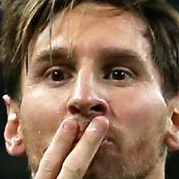
#> input picture Celebrity_Detector/data/lionel_messi/lionel_messi1.png, 179 x 179 px
$ jupyter execute --allow-errors model.ipynb   (shell and % lines are left out)
#> lines starting #> are read from the running program, lines starting #| are printed output that depends on the picture
[cell 1]
import numpy as np
import pywt
import cv2
import matplotlib
from matplotlib import pyplot as plt

def w2d(img, mode='haar', level=1):
    imArray = img
    #Datatype conversions
    #convert to grayscale
    imArray = cv2.cvtColor( imArray,cv2.COLOR_RGB2GRAY )
    #convert to float
    imArray =  np.float32(imArray)
    imArray /= 255
    # compute coefficients
    coeffs=pywt.wavedec2(imArray, mode, level=level)

    #Process Coefficients
    coeffs_H=list(coeffs)
    coeffs_H[0] *= 0;

    # reconstruction
    imArray_H=pywt.waverec2(coeffs_H, mode);
    imArray_H *= 255
    imArray_H =  np.uint8(imArray_H)

    return imArray_H

[cell 2]
roi_color = cv2.imread('./data/lionel_messi/lionel_messi1.png')
#> roi_color is the input picture: shape (179, 179, 3); mean B, G, R 87, 109.2, 138.2
cropped_img = np.array(roi_color)
cropped_img.shape
#> Out = (179, 179, 3)

[cell 3]
im_har = w2d(cropped_img,'db1',5)
#> in w2d, `imArray = cv2.cvtColor( imArray,cv2.COLOR_RGB2GRAY )`:
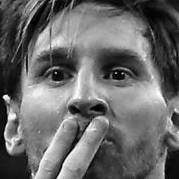
#> imArray: shape (179, 179); min 0, max 253, mean 105.9
#> in w2d, `coeffs=pywt.wavedec2(imArray, mode, level=level)`: coeffs = 6 items
#> in w2d, `imArray_H=pywt.waverec2(coeffs_H, mode);`:
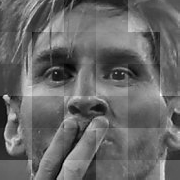
#> imArray_H: shape (180, 180) float32; min -0.564, max 0.815, mean 0.00176; drawn with min black and max white
#> in w2d, `imArray_H =  np.uint8(imArray_H)`:
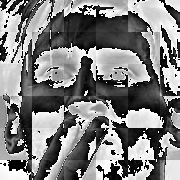
#> imArray_H: shape (180, 180); min 0, max 255, mean 127.1
plt.imshow(im_har, cmap='gray')

[cell 4]
import os

[cell 5]
celebrity_file_names_dict = {}
cropped_image_dirs = {"lionel_messi", "maria_sharapova", "roger_federer", "serena_williams", "virat_kohli"}
#> (the rest of this cell did not finish here and is left out)

[cell 6]
class_dict = {}
count = 0
for celebrity_name in celebrity_file_names_dict.keys():
    class_dict[celebrity_name] = count
    count = count + 1
class_dict

[cell 7]
X, y = [], []
for celebrity_name, training_files in celebrity_file_names_dict.items():
    for training_image in training_files:
        img = cv2.imread(training_image)
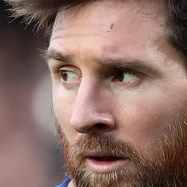
#> input picture Celebrity_Detector/data/lionel_messi/lionel_messi10.png, 187 x 187 px
#> img is the input picture: shape (187, 187, 3); mean B, G, R 101.8, 110.7, 139.3
        scalled_raw_img = cv2.resize(img, (32, 32))
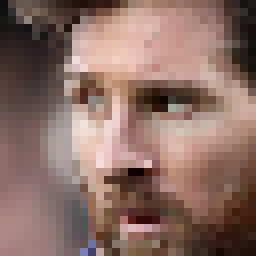
#> scalled_raw_img: shape (32, 32, 3) (shown 8 times larger); mean B, G, R 101.3, 110.1, 138.7
        img_har = w2d(img,'db1',5)
#> call 2 of w2d, with mode = 'db1', level = 5
#> in w2d (call 2), `imArray = cv2.cvtColor( imArray,cv2.COLOR_RGB2GRAY )`:
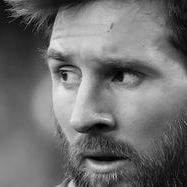
#> imArray: shape (187, 187); min 0, max 233, mean 111.3
#> in w2d (call 2), `imArray_H=pywt.waverec2(coeffs_H, mode);`:
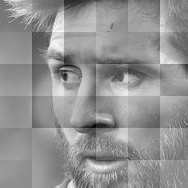
#> imArray_H: shape (188, 188) float32; min -0.674, max 0.503, mean 0.002; drawn with min black and max white
#> in w2d (call 2), `imArray_H =  np.uint8(imArray_H)`:
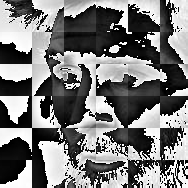
#> imArray_H: shape (188, 188); min 0, max 255, mean 120.6
        scalled_img_har = cv2.resize(img_har, (32, 32))
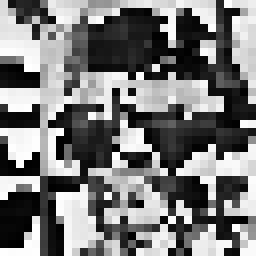
#> scalled_img_har: shape (32, 32) (shown 8 times larger); min 0, max 255, mean 120.8
        combined_img = np.vstack((scalled_raw_img.reshape(32*32*3,1),scalled_img_har.reshape(32*32,1)))
#> combined_img = 4096 values, max 255 at index 3331, min 0 at index 2064, mean 117.7
        X.append(combined_img)
        y.append(class_dict[celebrity_name])

[cell 8]
from sklearn.svm import SVC
from sklearn.preprocessing import StandardScaler
from sklearn.model_selection import train_test_split
from sklearn.pipeline import Pipeline
from sklearn.metrics import classification_report

[cell 9]
X = np.array(X).reshape(len(X),4096).astype(float)
X.shape
#> Out = (3, 4096)
